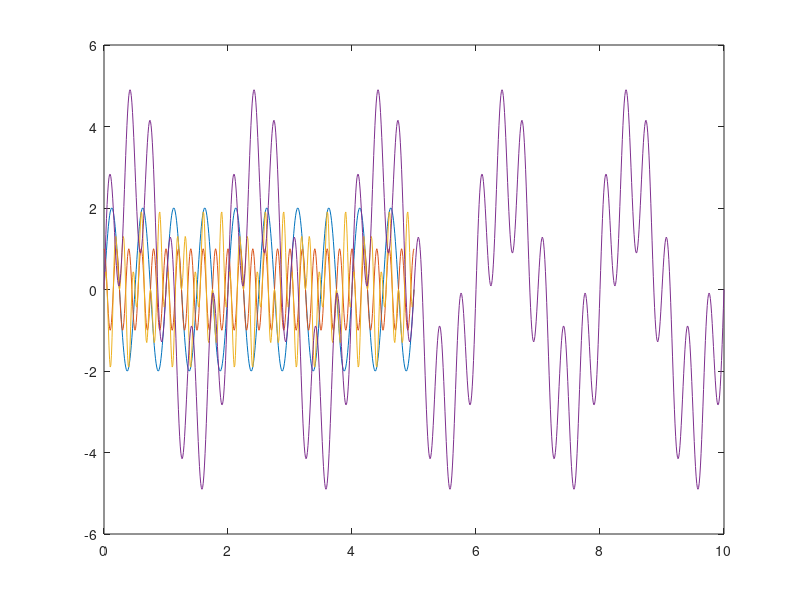
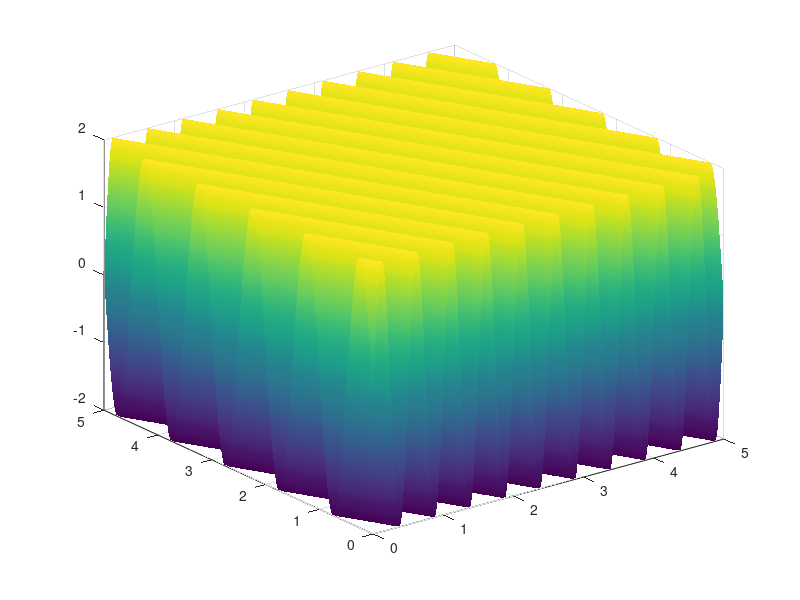
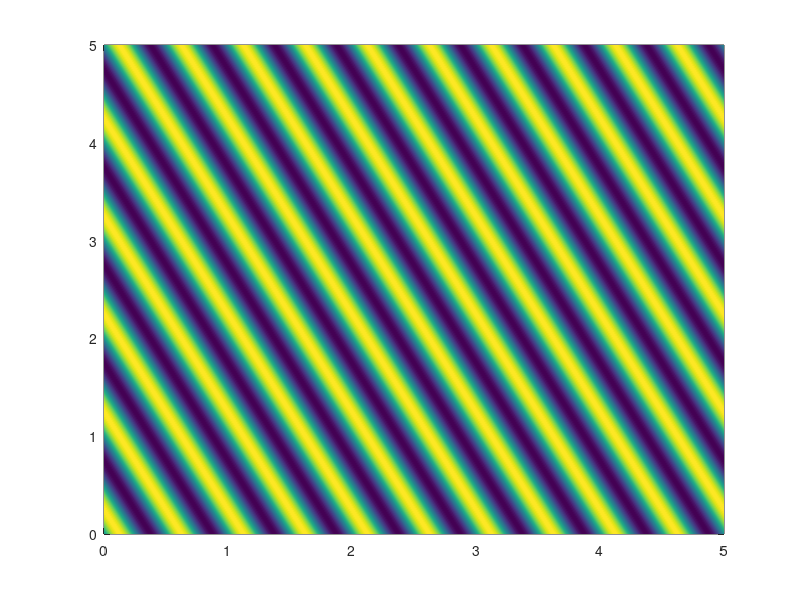

Here is the MATLAB script that generated these plots, in order:
%% 1

Ta = 0.01;

%% 1.a)

t = (0:Ta:5);
x = 2 * sin(4*pi*t);

plot(t,x);
hold on

%% 1.b)

t = (0:Ta:5);
y = cos(10*pi*t);

plot(t,y);
hold on

%% 1.c)

z = x .* y;

plot(t,z);
hold on

%% 1.d)

t = (0:Ta:10);
w = 3*sin(pi*t) + 2*sin(6*pi*t);

plot(t,w);

%% 1.e)
figure;

% 3D
t1 = 0:Ta:5;
t2 = 0:Ta:5;
[xx, yy] = meshgrid(t1,t2);

q = 2*sin(2*pi*(2*xx+yy));

% vista 3d
surf(xx,yy,q) % ou mesh(xx,yy,q)
shading interp

% vista de cima
figure;
pcolor(xx,yy,q);
shading interp


